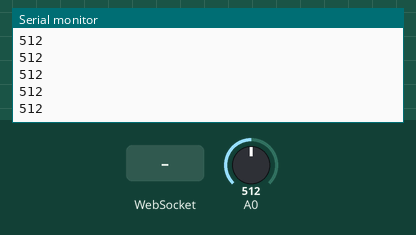
Bench run of a sketch on a simulated ESP8266 (NodeMCU). Parts: the last lines printed to the serial monitor. Inputs (shaded band) come from the test bench; at power-on: A0 = 512. WiFi joins after 1.5 s; servers stay silent unless stated.

Above: at 3.7 s.
3.8 s: WebSocket text "lead1" received
5.3 s: WebSocket text "lead2" received
6.8 s: WebSocket text "lead3" received
8.3 s: A0 set to 716
At 9.3 s:
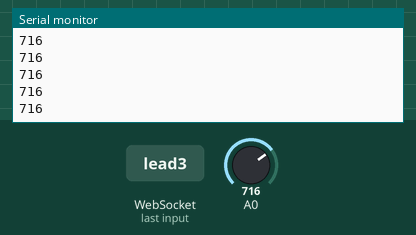
9.8 s: A0 set to 900
At 10.7 s:
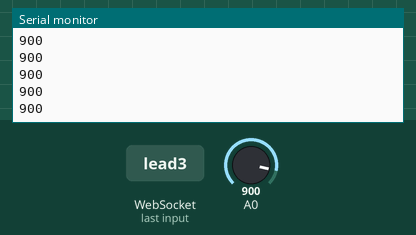
Timing chart, 0 to 12.3 s (numbered marks = the images above; inputs shaded):
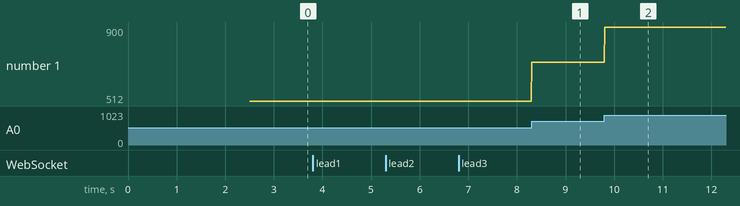

Measured:
- after the input at 8.3 s, the serial monitor: prints a new line at once (image 1)
- after the input at 9.8 s, the serial monitor: prints a new line at once (image 2)
- plotted number 1: 512 → 716 after the input at 8.3 s, 716 → 900 after the input at 9.8 s

The sketch:

esp32_ecg_code.ino
```cpp
#include <ESP8266WiFi.h>
#include <WebSocketsServer.h>

// ======================================================
// WIFI CONFIG
// ======================================================
const char* ssid     = "hehhl";
const char* password = "harris96";

// ======================================================
// WEBSOCKET
// ======================================================
WebSocketsServer webSocket = WebSocketsServer(81);

// ======================================================
// MUX SELECT PINS (74HC4052)
// ======================================================
const int S0 = 12;  // D6
const int S1 = 14;  // D5

void setLead(int lead) {
  // lead = 1,2,3
  switch (lead) {
    case 1:   // Lead I → S1=0, S0=0
      digitalWrite(S1, LOW);
      digitalWrite(S0, LOW);
      Serial.println("Switched to Lead I");
      break;

    case 2:   // Lead II → S1=0, S0=1
      digitalWrite(S1, LOW);
      digitalWrite(S0, HIGH);
      Serial.println("Switched to Lead II");
      break;

    case 3:   // Lead III → S1=1, S0=0
      digitalWrite(S1, HIGH);
      digitalWrite(S0, LOW);
      Serial.println("Switched to Lead III");
      break;
  }
}

// ======================================================
// SETUP
// ======================================================
void setup() {
  Serial.begin(115200);
  delay(1000);

  Serial.println();
  Serial.println("ECG WebSocket Sender (STA Mode)");

  pinMode(S0, OUTPUT);
  pinMode(S1, OUTPUT);

  // Start with Lead I
  setLead(1);

  WiFi.mode(WIFI_STA);
  WiFi.begin(ssid, password);

  Serial.print("Connecting to WiFi");
  while (WiFi.status() != WL_CONNECTED) {
    delay(500);
    Serial.print(".");
  }

  Serial.println();
  Serial.print("Connected! IP Address: ");
  Serial.println(WiFi.localIP());

  // Start WebSocket server
  webSocket.begin();
  webSocket.onEvent(webSocketEvent);

  Serial.println("WebSocket server started on port 81");
}

// WEBSOCKET EVENT HANDLER
void webSocketEvent(uint8_t clientNum, WStype_t type, uint8_t * payload, size_t length) {

  if (type == WStype_CONNECTED) {
    Serial.printf("[Client %u] Connected.\n", clientNum);
  }

  else if (type == WStype_DISCONNECTED) {
    Serial.printf("[Client %u] Disconnected.\n", clientNum);
  }

  else if (type == WStype_TEXT) {
    String cmd = String((char*)payload);

    if (cmd == "lead1") setLead(1);
    if (cmd == "lead2") setLead(2);
    if (cmd == "lead3") setLead(3);
  }
}

// MAIN LOOP
void loop() {
  webSocket.loop();

  int ecgValue = analogRead(A0);

  // send value
  String valStr = String(ecgValue);
  webSocket.broadcastTXT(valStr);

  Serial.println(valStr);

  delay(10); // ≈250 Hz sampling
}
```
